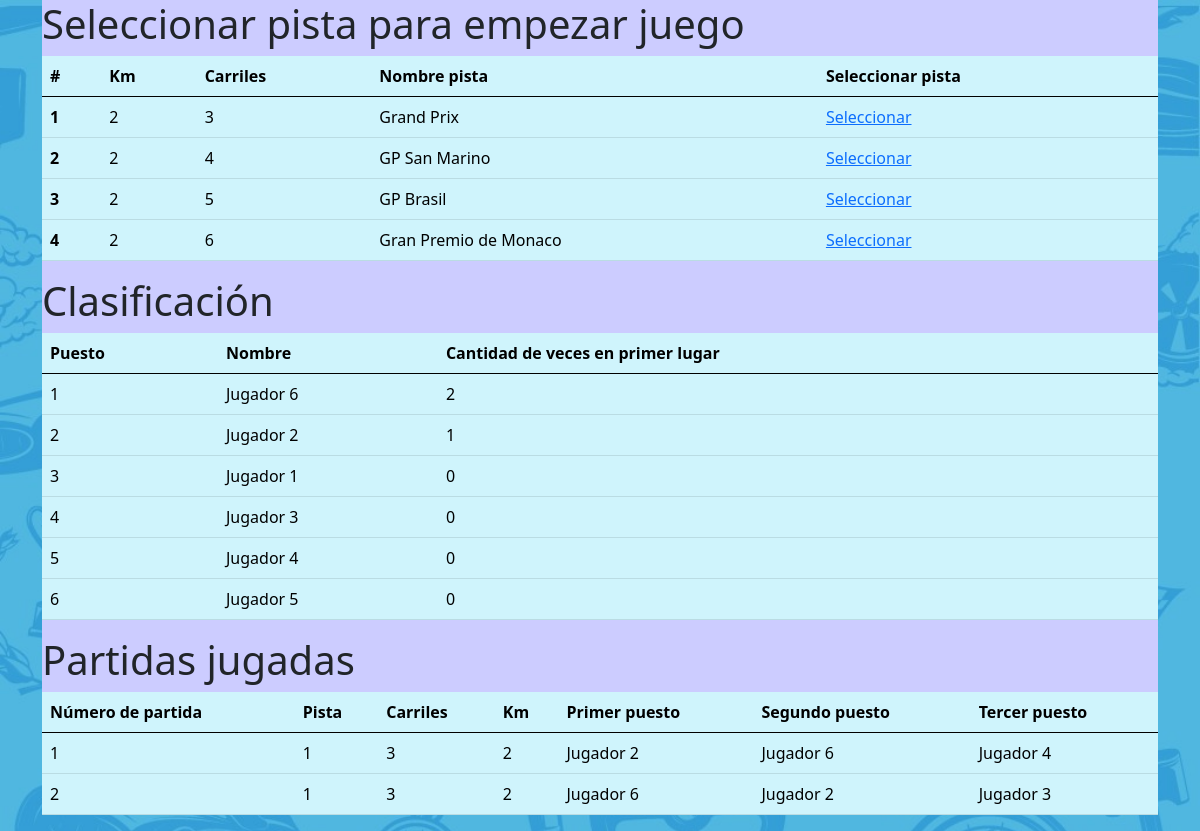
The app's page /views/elegirPista.php with its own data.
### tables this page shows
CREATE TABLE `pista` (
  `id` int(11) NOT NULL,
  `km` int(11) NOT NULL,
  `carriles` int(11) NOT NULL,
  `nombre` varchar(50) NOT NULL
);

CREATE TABLE `jugador` (
  `id` int(11) NOT NULL,
  `nombre` varchar(50) NOT NULL,
  `primerLugar` int(11) NOT NULL,
  `estaJugando` tinyint(1) NOT NULL DEFAULT '0',
  `turno` int(1) DEFAULT '0'
);

CREATE TABLE `juego` (
  `id` int(11) NOT NULL,
  `id_Pista` int(11) NOT NULL,
  `id_Podio` int(11) NOT NULL
);

### controllers/ctrlPista.php (called while the page is built, shortened)
<?php
require('../models/pista.php');
function mostrarPistas(){
    $modelo = new pista(null,null,null,null) ;
    return $modelo->Mostrar('');
}

### db/Conectar.php (called while the page is built, shortened)
<?php
class Conectar {
    private $host;
    private $db;
    private $usuario;
    private $password;
    private $charset;
    public function __construct() {
        $this->host = SERVIDOR;
        $this->usuario = USER;
        $this->password = PASSWORD;
        $this->db = DB;
        $this->charset = CHARSET;
    }
    function conectar() {
        try {
            $conexion = "mysql:host=" . $this->host . ";dbname=" . $this->db . ";charset=" . $this->charset;
            $options = [
                PDO::ATTR_ERRMODE => PDO::ERRMODE_EXCEPTION,
                PDO::ATTR_EMULATE_PREPARES => false,
                PDO::ATTR_PERSISTENT => true
            ];
            $pdo = new PDO($conexion, $this->usuario, $this->password, $options);
            return $pdo;
        } catch (PDOException $e) {
            ?>
            <script>
                alert('Hay problemas para realizar la conexión');
                window.location.href = '../index.php';
            </script>
            <?php
        }
    }
}
?>

### models/pista.php (called while the page is built, shortened)
<?php
class pista{
    private $conexionDB;
    public function __construct($id, $km, $carriles,$nombre){
        $this->conexionDB = new Conectar();
    }
    public function Mostrar($condicion) {
        try {
            $sql = "SELECT * FROM pista $condicion";
            $query = $this->conexionDB->conectar()->prepare($sql);
            $query->execute();
            $resultado = $query->fetchAll(PDO::FETCH_ASSOC);
            return $resultado;
        } catch (Exception $e) {
            die("Se produjo un error $e");
        }
    }
}

### controllers/ctrlJugador.php (called while the page is built, shortened)
<?php
require('../models/jugador.php');
function mostrarRankingJugadores()
{
    $modelo = new jugador(null, null, null, null);
    return $modelo->ranking();
}
function mostrarJugador($id)
{
    $modelo = new jugador(null, null, null, null);
    return $modelo->Mostrar(' id = ' . $id);
}

### models/jugador.php (called while the page is built, shortened)
<?php
class jugador {
    private $conexionDB;
    public function __construct($id, $nombre, $primerLugar, $estaJugando){
        $this->conexionDB = new Conectar();
    }
    public function Mostrar($condicion) {
        try {
            $sql = "SELECT * FROM jugador WHERE $condicion";
            $query = $this->conexionDB->conectar()->prepare($sql);
            $query->execute();
            $resultado = $query->fetchAll(PDO::FETCH_ASSOC);
            return $resultado;
        } catch (Exception $e) {
            die("Se produjo un error $e");
        }
    }
    public function ranking() {
        try {
            $sql = "SELECT * FROM jugador ORDER BY primerLugar DESC";
            $query = $this->conexionDB->conectar()->prepare($sql);
            $query->execute();
            $resultado = $query->fetchAll(PDO::FETCH_ASSOC);
            return $resultado;
        } catch (Exception $e) {
            die("Se produjo un error $e");
        }
    }
}

### controllers/ctrlJuego.php (called while the page is built, shortened)
<?php
require('../models/juego.php');
function mostrarPartidas_Juego(){
    $modelo = new juego(null,null,null) ;
    return $modelo->mostrarPartidas();
}

### models/juego.php (called while the page is built, shortened)
<?php
class juego{
    private $conexionDB;
    public function __construct($id, $id_pista, $id_podio){
        $this->conexionDB = new Conectar();
    }
    public function mostrarPartidas() {
        try {
            $sql = "SELECT juego.id AS idJuego, pista.id AS idPista, pista.carriles, pista.km, podio.jugadorPrimero AS primero, podio.jugadorSegundo AS segundo, podio.jugadorTercero AS tercero FROM `juego`
            INNER JOIN podio ON podio.id = juego.id_Podio
            INNER JOIN pista ON pista.id = juego.id_Pista";
            $query = $this->conexionDB->conectar()->prepare($sql);
            $query->execute();
            $resultado = $query->fetchAll(PDO::FETCH_ASSOC);
            return $resultado;
        } catch (Exception $e) {
            die("Se produjo un error $e");
        }
    }
}

### views/elegirPista.php (the view, shortened to what this page needs)
<!DOCTYPE html>
<html lang="es">
<head>
    <link href="https://cdn.jsdelivr.net/npm/bootstrap@5.0.2/dist/css/bootstrap.min.css" rel="stylesheet">
    <link rel="stylesheet" href="../css/estilos.css">
    <?php
    require('../db/Conectar.php');
    require('../controllers/ctrlPista.php');
    require('../controllers/ctrlJugador.php');
    require('../controllers/ctrlJuego.php');
    $pistas = mostrarPistas();
    $jugadores = mostrarRankingJugadores();
    $partidas = mostrarPartidas_Juego();
    ?>
</head>
<body class="body-pista">
    <div class = "container">
        <div style="background-color:#CCCCFF">
    <h1>Seleccionar pista para empezar juego</h1>
    <table class="table  table-info">
        <thead>
            <tr>
                <th scope="col">#</th>
                <th scope="col">Km</th>
                <th scope="col">Carriles</th>
                <th scope="col">Nombre pista</th>
                <th scope="col">Seleccionar pista</th>
            </tr>
        </thead>
        <tbody>
            <?php foreach ($pistas as $fila) { ?>
                <tr>
                    <th scope="row"><?php echo $fila['id'] ?></th>
                    <td><?php echo $fila['km'] ?></td>
                    <td><?php echo $fila['carriles'] ?></td>
                    <td><?php echo $fila['nombre'] ?></td>
                    <td>
                        <a href="./listaJugadores.php?carriles=<?php echo $fila['carriles'] ?>&idPista=<?php echo $fila['id'] ?>&nombre=<?php echo $fila['nombre'] ?>">Seleccionar</a>
                    </td>
                </tr>
            <?php } ?>
        </tbody>
    </table>
   <div style="background-color:#CCCCFF">
    <h1>Clasificación</h1>
    <table class="table table-info">
        <thead>
            <tr>
                <th scope="col">Puesto</th>
                <th scope="col">Nombre</th>
                <th scope="col">Cantidad de veces en primer lugar</th>
            </tr>
        </thead>
        <tbody>
            <?php
            $i = 0;
            foreach ($jugadores as $fila) {
                $i++;
            ?>
                <tr>
                    <td><?php echo $i ?></td>
                    <td><?php echo $fila['nombre'] ?></td>
                    <td><?php echo $fila['primerLugar'] ?></td>
                </tr>
            <?php } ?>
        </tbody>
    </table>
    <div style="background-color:#CCCCFF">
    <h1>Partidas jugadas</h1>
    <table class="table table-info">
        <thead>
            <tr>
                <th scope="col">Número de partida</th>
                <th scope="col">Pista</th>
                <th scope="col">Carriles</th>
                <th scope="col">Km</th>
                <th scope="col">Primer puesto</th>
                <th scope="col">Segundo puesto</th>
                <th scope="col">Tercer puesto</th>
            </tr>
        </thead>
        <tbody>
            <?php
            foreach ($partidas as $fila) {
                $primer = mostrarJugador($fila['primero']);
                $segundo = mostrarJugador($fila['segundo']);
                $tercero = mostrarJugador($fila['tercero']);
            ?>
                <tr>
                    <td><?php echo $fila['idJuego'] ?></td>
                    <td><?php echo $fila['idPista'] ?></td>
                    <td><?php echo $fila['carriles'] ?></td>
                    <td><?php echo $fila['km'] ?></td>
                    <td><?php echo $primer[0]['nombre'] ?></td>
                    <td><?php echo $segundo[0]['nombre'] ?></td>
                    <td><?php echo $tercero[0]['nombre'] ?></td>
                </tr>
            <?php } ?>
        </tbody>
    </table>
</div></div>
</body>
</html>

### css/estilos.css (style rules this page uses)
.body-pista { background: url(img2.jpg); background-size: 100vw, 100vh; background-repeat: repeat-x; }

### records on screen
pista: id "1", km "2", carriles "3", nombre "Grand Prix"
pista: id "2", km "2", carriles "4", nombre "GP San Marino"
pista: id "3", km "2", carriles "5", nombre "GP Brasil"
pista: id "4", km "2", carriles "6", nombre "Gran Premio de Monaco"
jugador: nombre "Jugador 6", primerLugar "2"
jugador: nombre "Jugador 2", primerLugar "1"
jugador: nombre "Jugador 1", primerLugar "0"
jugador: nombre "Jugador 3", primerLugar "0"
jugador: nombre "Jugador 4", primerLugar "0"
jugador: nombre "Jugador 5", primerLugar "0"
juego: id "1", id_Pista "1", id_Pista.carriles "3", id_Pista.km "2", jugador.nombre "Jugador 2", jugador.nombre "Jugador 6", jugador.nombre "Jugador 4"
juego: id "2", id_Pista "1", id_Pista.carriles "3", id_Pista.km "2", jugador.nombre "Jugador 6", jugador.nombre "Jugador 2", jugador.nombre "Jugador 3"
